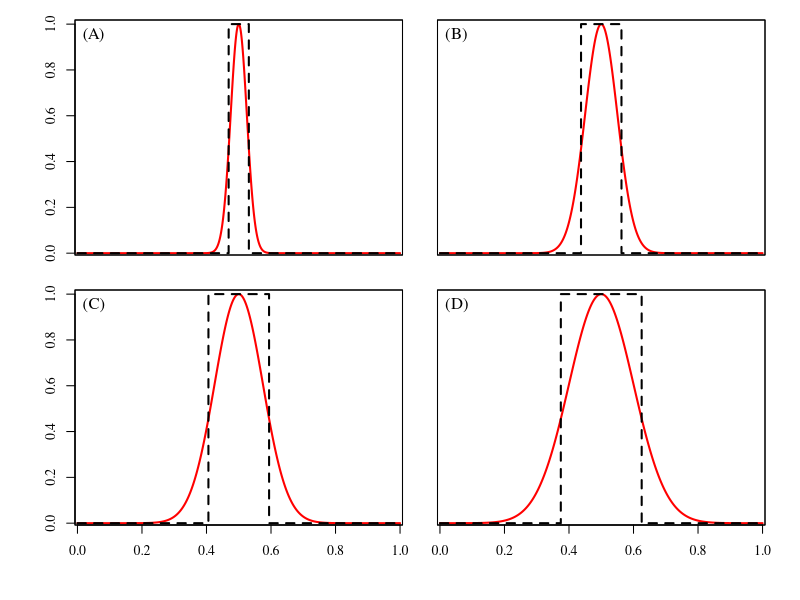

Here is the R script that generated this plot:
#######################################################
############# Appendix Fig. S1: Box Plot ###############
#######################################################

# this code will reproduce supplementary Figure 1 

######### Functions ############

# Gaussian function 
Gaus <- function(x,y,s){
  
  Num <- ((x-y)^2)/(2*s^2)  
  Gau <- exp(-Num)
  
  return(Gau)  
}
# "Box" approximation 
Box <- function(x,y,z){
  
  if(x<y | x>z) return(0)
  
  return(1)
  
  
}


####### parameters for plot #######

# stuff for creating vectors 
LEN <- 10000
Vals <- seq(0,1,length=LEN)

# different sigma_h values 
Sh1 <- .025
Sh2 <- .05
Sh3 <- .075
Sh4 <- .1

# hopt_i (habitat preference; set to 0.5 so it's centered)
H <- .5

#### Run vectors for Gaussian and box functions ####
GF1<- sapply(Vals,function(x) Gaus(H,x,Sh1)) 
BF1 <- sapply(Vals,function(x) Box(x,H- (Sh1*sqrt(2*pi)*.5),H + (Sh1*sqrt(2*pi)*.5)  ) )

GF2<- sapply(Vals,function(x) Gaus(H,x,Sh2))
BF2 <- sapply(Vals,function(x) Box(x,H- (Sh2*sqrt(2*pi)*.5),H + (Sh2*sqrt(2*pi)*.5)  ) )

GF3 <- sapply(Vals,function(x) Gaus(H,x,Sh3))
BF3 <- sapply(Vals,function(x) Box(x,H- (Sh3*sqrt(2*pi)*.5),H + (Sh3*sqrt(2*pi)*.5)  ) )

GF4 <- sapply(Vals,function(x) Gaus(H,x,Sh4))
BF4 <- sapply(Vals,function(x) Box(x,H- (Sh4*sqrt(2*pi)*.5),H + (Sh4*sqrt(2*pi)*.5)  ) )


svg("Fig_S1.svg",
    width=8*1.85*.35*1.25, 
    height=8*1.85*.35*1.25, 
    pointsize=15)

par(mfrow=c(2,2), tcl=-.5, family="serif", mai=c(0.25,0.25,0.1,0.1), omi=c(.5,.5,0.1,.25))


YLIM=c(.03,.98)
XLIM=c(.03,.97)

plot(GF1~Vals,type="l",col="red",lwd=2,ylim=YLIM,xlim=XLIM,xlab="",ylab="",xaxt="n",yaxt="n")
par(new=T)
plot(BF1~Vals,type="l",col="black",lty=2,lwd=2,ylim=YLIM,xlim=XLIM,xlab="",ylab="",xaxt="n")
mtext(paste0("(", toupper(letters[1]), ")"), side = 3, adj = 0.025, padj=-1,
      line = -2)      

plot(GF2~Vals,type="l",col="red",lwd=2,ylim=YLIM,xlim=XLIM,xlab="",ylab="",xaxt="n",yaxt="n")
par(new=T)
plot(BF2~Vals,type="l",col="black",lty=2,lwd=2,ylim=YLIM,xlim=XLIM,xlab="",ylab="",yaxt="n",xaxt="n")
mtext(paste0("(", toupper(letters[2]), ")"), side = 3, adj = 0.025, padj=-1,
      line = -2)      

plot(GF3~Vals,type="l",col="red",lwd=2,ylim=YLIM,xlim=XLIM,xlab="",ylab="",xaxt="n",yaxt="n")
par(new=T)
plot(BF3~Vals,type="l",col="black",lty=2,lwd=2,ylim=YLIM,xlim=XLIM,xlab="",ylab="")
mtext(paste0("(", toupper(letters[3]), ")"), side = 3, adj = 0.025, padj=-1,
      line = -2)      

plot(GF4~Vals,type="l",col="red",lwd=2,ylim=YLIM,xlim=XLIM,xlab="",ylab="",xaxt="n",yaxt="n")
par(new=T)
plot(BF4~Vals,type="l",col="black",lty=2,lwd=2,ylim=YLIM,xlim=XLIM,xlab="",ylab="",yaxt="n",yaxt="n")
mtext(paste0("(", toupper(letters[4]), ")"), side = 3, adj = 0.025, padj=-1,
      line = -2)      

dev.off()


# This will create the plot lacking the axes labels. The figure was finished in Powerpoint (in which the labels were added)
